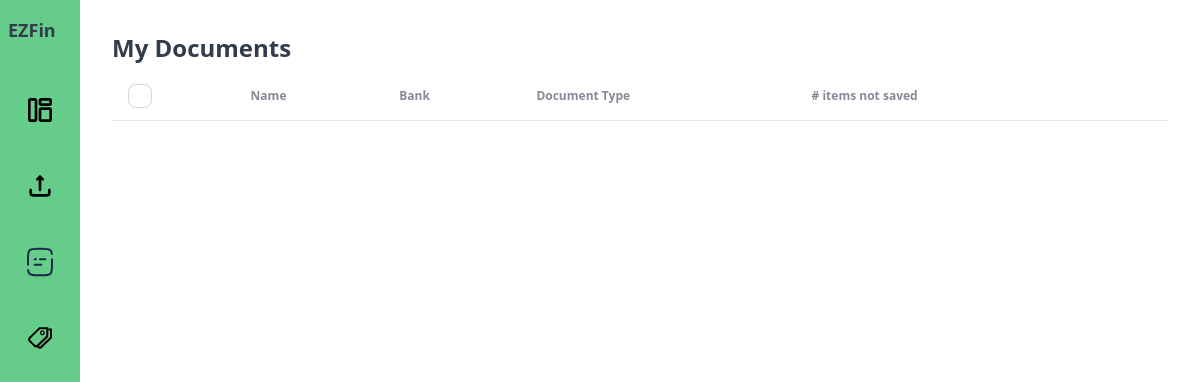
The app's page /upload_doc/my_docs/, older data.
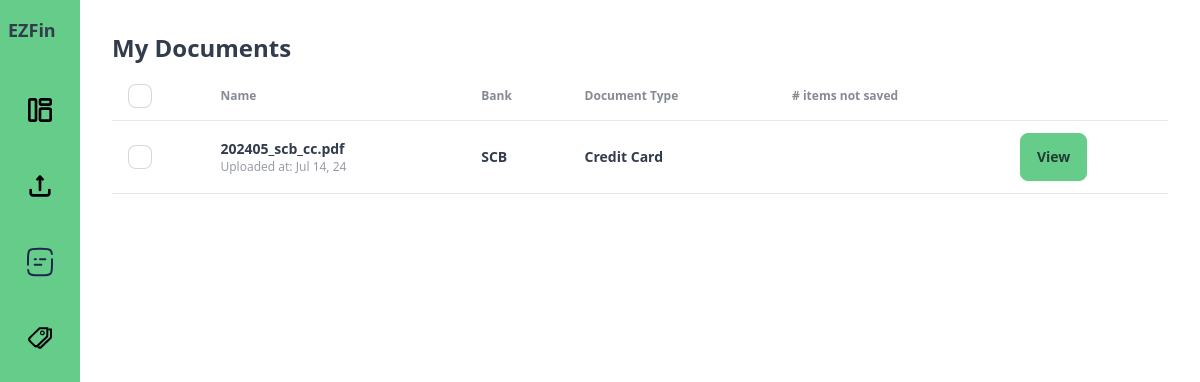
The same page, newer data.
### upload_doc/models.py (models this page shows, shortened)
class Document(models.Model):
    name = models.CharField(max_length=255, null=True, blank=True)
    date_uploaded = models.DateTimeField(auto_now_add=True)
    transaction_type = models.ForeignKey(
        TransactionType,
        on_delete=models.CASCADE,
        related_name="document",
        null=True,
        blank=True,
    )
    bank = models.ForeignKey(
        Bank,
        on_delete=models.CASCADE,
        related_name="document",
        null=True,
        blank=True,
    )
    balance_and_payment = models.OneToOneField(
        "BalanceAndPayment",
        on_delete=models.CASCADE,
        related_name="document",
        null=True,
        blank=True,
    )
    credit_card_summary = models.OneToOneField(
        "CreditCardSummary",
        on_delete=models.CASCADE,
        related_name="document",
        null=True,
        blank=True,
    )

class Bank(models.Model):
    name = models.CharField(max_length=100)

class TransactionType(models.Model):
    name = models.CharField(max_length=30)
    slug = models.SlugField(max_length=30, null=True, blank=True)

### upload_doc/views.py (the view)
# urls.py: path("my_docs/", views.my_docs, name="my_docs"),
def my_docs(request):
    documents = Document.objects.all()
    context = {"documents": documents}
    return render(request, "upload_doc/my_docs.html", context)

### theme/templates/upload_doc/my_docs.html (shortened to what this page needs)
{% extends "../dashboard/dashboard_base.html" %}
{% load static %}
{% block main %}
<section>
  <div>
    <header class="mb-2">
      <h2 class="text-2xl font-semibold">My Documents</h2>
    </header>
  </div>
  <div class="overflow-x-auto">
    <table class="table">
      <thead>
        <tr>
          <th>
            <label>
              <input type="checkbox" class="checkbox" />
            </label>
          </th>
          <th>Name</th>
          <th>Bank</th>
          <th>Document Type</th>
          <th># items not saved</th>
          <th></th>
        </tr>
      </thead>
      <tbody>
      {% for document in documents %}
          <tr>
            <td>
              <label>
                <input type="checkbox" class="checkbox" />
              </label>
            </td>
            <td>
              <div>
                <div class="font-bold">{{ document.name }}</div>
                <div class="text-xs opacity-50">Uploaded at: {{ document.date_uploaded|date:"M j, y"}}</div>
              </div>
            </td>
            <td>
              <div class="font-bold">{{ document.bank.name }}</div>
            </td>
            <td>
              <div class="font-bold">{{ document.transaction_type.name }}</div>
            </td>
            <td>
            </td>
            <td>
              <a href="{% url 'my_docs_detail' document.pk document.transaction_type.slug %}">
                <button class="btn btn-primary">View</button>
              </a>
            </td>
          </tr>
      {% endfor %}
      </tbody>
    </table>
  </div>
</section>
{% endblock %}

### theme/templates/dashboard/dashboard_base.html (shortened to what this page needs)
{% load static tailwind_tags %}
{% load static %}
{% load django_htmx %}
<!DOCTYPE html>
<html data-theme="emerald" lang="en">
  <head>
    <title</title>
    {% tailwind_css %}
  </head>
  <body hx-headers='{"X-CSRFToken": "{{ csrf_token }}"}'>
    <div class="flex min-h-screen">
      {% include "dashboard/partials/_sidebar.html" %}
      <main class="flex-1 p-8 overflow-y-auto">
        {% block main %}
        {% endblock main%}
      </main>
    </div>
  </body>
</html>

### theme/templates/dashboard/partials/_sidebar.html
{% load static %}
<aside id="sidebar" class="z-10 hidden lg:block bg-primary w-20 py-4 px-2 flex-shrink-0 sticky top-0 h-screen">
  <a href="">
    <div class="text-lg font-bold hover:text-white">EZFin</div>
  </a>
  <nav class="mt-10">
    <ul class="text-center">
      <li class="mb-6">
        <a href="{% url 'dashboard' %}" class="block py-2.5 px-4 rounded">
          <img src="{% static 'svg/dashboard_icon.svg' %}" alt="Your image description">
        </a>
      </li>
      <li class="mb-6">
        <a href="{% url 'upload_doc' %}" class="block py-2.5 px-4 rounded">
          <img src="{% static 'svg/upload_icon.svg' %}" alt="Your image description">
        </a>
      </li>
      <li class="mb-6">
        <a href="{% url 'my_docs' %}" class="block py-2.5 px-4 rounded">
          <img src="{% static 'svg/document_icon.svg' %}" alt="Your image description">
        </a>
      </li>
      <li class="mb-6">
        <a href="" class="block py-2.5 px-4 rounded">
          <img src="{% static 'svg/tag_icon.svg' %}" alt="">
        </a>
      </li>
    </ul>
  </nav>
</aside>

Row changes from the older to the newer data that the page shows:
added Document: name "202405_scb_cc.pdf", date_uploaded "Jul 14, 24", bank.name "SCB", transaction_type.name "Credit Card"
